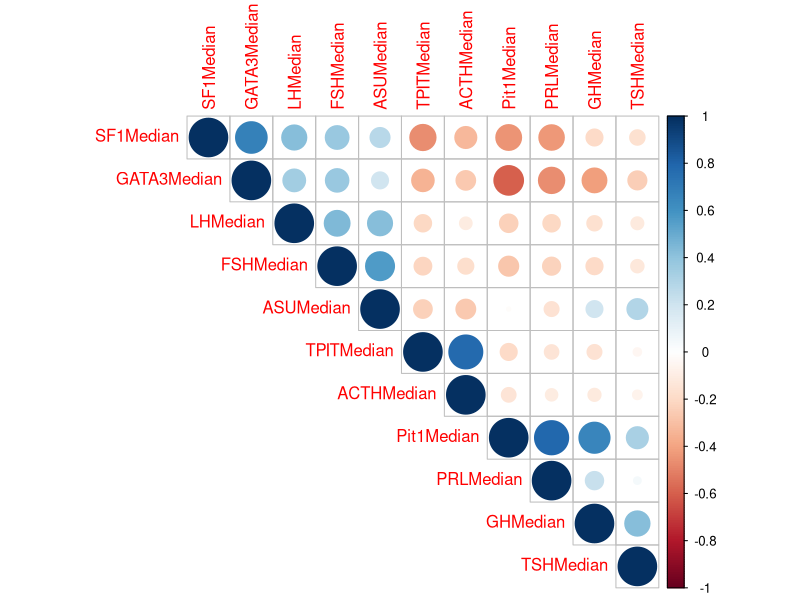
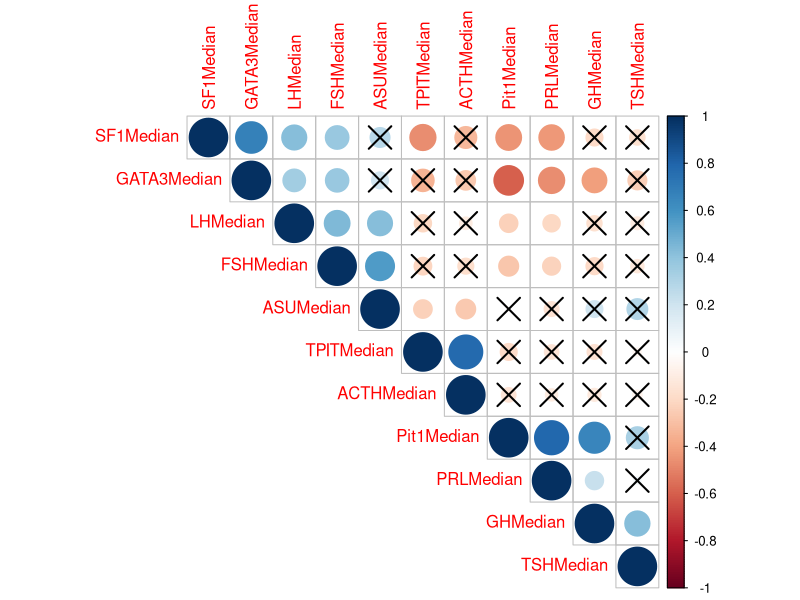
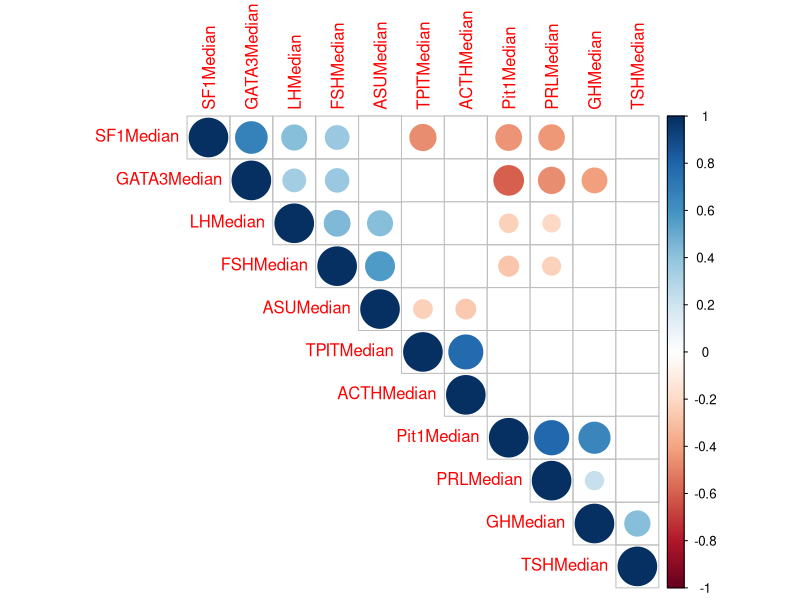

Reproduce these figures in R, in order.
## ---- chunk 1
knitr::opts_chunk$set(echo = TRUE)
## ---- chunk 2
library(tidyverse)

patma <- read_csv("data/TpitAddedVillaUpdate.csv")

newClass <- patma %>%
  count(finDx, sort = TRUE)
newClass
sum(newClass$n)

oldClass <- patma %>% 
  count(Dx, sort = TRUE)
oldClass
sum(oldClass$n)

## ---- chunk 3
mean(patma$finDx == patma$villaCode)
## ---- chunk 4
library(corrplot)
patma %>% 
  select(SF1Median, Pit1Median, TPITMedian, PRLMedian, GHMedian, TSHMedian, LHMedian, FSHMedian, ACTHMedian) %>% 
  cor(y = NULL, use = "complete.obs", method = "pearson") %>% 
  round(2)

M <- patma %>% 
  select(SF1Median, Pit1Median, TPITMedian, PRLMedian, GHMedian, TSHMedian, LHMedian, FSHMedian, ACTHMedian, ASUMedian, GATA3Median) %>% 
  cor(y = NULL, use = "complete.obs", method = "pearson")

corrplot(M, type = "upper", order = "hclust")

# mat : is a matrix of data (function by Alboukadel Kassambara
#PhD, see his webpage, cited above)
# ... : further arguments to pass to the native R cor.test function
cor.mtest <- function(mat, ...) {
    mat <- as.matrix(mat)
    n <- ncol(mat)
    p.mat<- matrix(NA, n, n)
    diag(p.mat) <- 0
    for (i in 1:(n - 1)) {
        for (j in (i + 1):n) {
            tmp <- cor.test(mat[, i], mat[, j], ...)
            p.mat[i, j] <- p.mat[j, i] <- tmp$p.value
        }
    }
  colnames(p.mat) <- rownames(p.mat) <- colnames(mat)
  p.mat
}
# matrix of the p-value of the correlation
p.mat <- cor.mtest(M)
head(p.mat[, 1:5])

# Specialized the insignificant value according to the significant level: this crosses out insig. values
corrplot(M, type="upper", order="hclust", 
         p.mat = p.mat, sig.level = 0.05)

# Leave blank on no significant coefficient
corrplot(M, type="upper", order="hclust", 
         p.mat = p.mat, sig.level = 0.05, insig = "blank")

# Another way to get p-values manually is to use the Hmisc package: 
library(Hmisc)

pvalues <- patma %>% 
  select(SF1Median, Pit1Median, TPITMedian, PRLMedian, GHMedian, TSHMedian, LHMedian, FSHMedian, ACTHMedian, ASUMedian, GATA3Median) %>% 
  cor(y = NULL, use = "complete.obs", method = "pearson") %>%
  as.matrix() %>%
  rcorr()

pvalues
